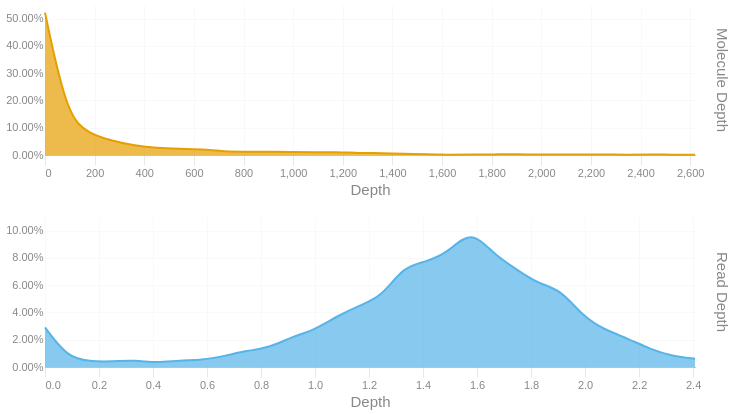

Here is the notebook cell this chart was saved with:
### Code cell
readdep = depth_hist(tb['Read Depth'], q99, 3)
readdep = readdep.with_columns(pl.lit('Read Depth').alias('Metric'))
if not SKIPLR:
    moldep = depth_hist(tb['Molecule Depth'], mol_q99, 1)
    moldep = moldep.with_columns(pl.lit('Molecule Depth').alias('Metric'))
    _hist = pl.concat([readdep, moldep])
    _hist = _hist.filter(pl.col('Proportion') != 0)
    with SafeRender(_hist):
        (
            alt.Chart(_hist)        
            .mark_area(interpolate = "basis")
            .encode(
                x=alt.X('Bin:Q').scale(domainMin=0).axis(alt.Axis(title='Depth')),
                y = alt.Y('Proportion:Q', title = None).axis(format = '.2%'),
                color = alt.Color('Metric:N').legend(None),
                row = alt.Row("Metric:N").header(title = None, labelOrient = 'right'),
                tooltip = [
                    alt.Tooltip("Metric:N", title = "Metric"),
                    alt.Tooltip('Interval:N', title = "Depth Interval"),
                    alt.Tooltip('Proportion:Q', title = "% Alignments").format('.2%')
                ]
            )
            .resolve_scale(x='independent', y='independent')
            .properties(
                height = 150, width = 650,
                usermeta={'embedOptions': {'downloadFileName': f'{samplename}.depth.hist'}}
            )
        ).display()
else:
    readdep = readdep.filter(pl.col('Proportion') != 0)
    with SafeRender(readdep):
        (
            alt.Chart(readdep)        
            .mark_area(interpolate = "basis")
            .encode(
                x=alt.X('Bin:Q').scale(domainMin=0).axis(alt.Axis(title='Depth')),
                y = alt.Y('Proportion:Q', title = None).axis(format = '.2%'),
                tooltip = [
                    alt.Tooltip('Interval:N', title = "Depth Interval"),
                    alt.Tooltip('Proportion:Q', title = "% Alignments").format('.2%')
                ]
            )
            .properties(
                usermeta={'embedOptions': {'downloadFileName': f'{samplename}.depth.hist'}}
            )
        ).display()

### Figure 1 — Vega-Lite specification as saved in the notebook (floating-point values rounded to 4 significant figures)
{"width": 650, "height": 150, "config": {"title": {"anchor": "start", "dy": -15, "fontSize": 18, "color": "#888888", "subtitleColor": "#888888", "subtitleFontSize": 14}, "arc": {"fill": "#0072B2"}, "axis": {"domainColor": "#888888", "domainWidth": 0.5, "gridWidth": 0.2, "grid": false, "titleFontWeight": 400, "titleFontSize": 15, "labelFontSize": 11, "labelColor": "#888888", "tickColor": "#888888", "tickWidth": 0.2, "titleColor": "#888888"}, "axisBand": {"grid": false}, "axisX": {"grid": true, "tickSize": 10, "domainCap": "round"}, "axisY": {"domain": false, "grid": true, "tickSize": 0, "domainCap": "round"}, "background": "transparent", "header": {"labelFontSize": 15, "labelColor": "#888888", "titleFontSize": 15, "titleFontWeight": 600, "titleColor": "#888888"}, "legend": {"labelFont": "sans-serif", "labelFontSize": 12, "labelColor": "#888888", "symbolSize": 100, "symbolType": "circle", "titleFontSize": 12, "titlePadding": 10, "titleColor": "#888888", "title": null}, "range": {"category": ["#E69F00", "#56B4E9", "#009E73", "#F0E442", "#0072B2", "#D55E00", "#CC79A7", "#000000"], "diverging": ["#cfe8f3", "#a2d4ec", "#73bfe2", "#46abdb", "#1696d2", "#12719e"]}, "area": {"fill": "#0072B2", "fillOpacity": 0.7, "line": true, "strokeOpacity": 0.7}, "line": {"color": "#0072B2", "stroke": "#0072B2", "strokeWidth": 2}, "trail": {"color": "#0072B2", "stroke": "#0072B2", "strokeWidth": 0, "size": 1}, "point": {"filled": true, "fillOpacity": 1.0, "size": 95}, "text": {"color": "#888888", "fontSize": 11, "align": "right", "fontWeight": 400, "size": 11}, "bar": {"fill": "#0072B2", "stroke": null}, "view": {"stroke": null, "continuousWidth": 660, "continuousHeight": 400}}, "data": {"name": "data-f348a6c30c8957fa9f2fc80988ae8fc1"}, "mark": {"type": "area", "interpolate": "basis"}, "encoding": {"color": {"field": "Metric", "legend": null, "type": "nominal"}, "row": {"field": "Metric", "header": {"title": null, "labelOrient": "right"}, "type": "nominal"}, "tooltip": [{"field": "Metric", "title": "Metric", "type": "nominal"}, {"field": "Interval", "title": "Depth Interval", "type": "nominal"}, {"field": "Proportion", "format": ".2%", "title": "% Alignments", "type": "quantitative"}], "x": {"axis": {"title": "Depth"}, "field": "Bin", "scale": {"domainMin": 0}, "type": "quantitative"}, "y": {"axis": {"format": ".2%"}, "field": "Proportion", "title": null, "type": "quantitative"}}, "resolve": {"scale": {"x": "independent", "y": "independent"}}, "usermeta": {"embedOptions": {"downloadFileName": "S1_Tusket_001.depth.hist"}}, "$schema": "https://vega.github.io/schema/vega-lite/v6.1.0.json", "datasets": {"data-f348a6c30c8957fa9f2fc80988ae8fc1": [{"Bin": 0.0, "Interval": "0.0-0.083", "Proportion": 0.029, "Metric": "Read Depth"}, {"Bin": 0.083, "Interval": "0.083-0.166", "Proportion": 0.007, "Metric": "Read Depth"}, {"Bin": 0.166, "Interval": "0.166-0.249", "Proportion": 0.004, "Metric": "Read Depth"}, {"Bin": 0.249, "Interval": "0.249-0.332", "Proportion": 0.004, "Metric": "Read Depth"}, {"Bin": 0.332, "Interval": "0.332-0.415", "Proportion": 0.005, "Metric": "Read Depth"}, {"Bin": 0.415, "Interval": "0.415-0.498", "Proportion": 0.003, "Metric": "Read Depth"}, {"Bin": 0.498, "Interval": "0.498-0.581", "Proportion": 0.005, "Metric": "Read Depth"}, {"Bin": 0.581, "Interval": "0.581-0.664", "Proportion": 0.005, "Metric": "Read Depth"}, {"Bin": 0.664, "Interval": "0.664-0.747", "Proportion": 0.008, "Metric": "Read Depth"}, {"Bin": 0.747, "Interval": "0.747-0.83", "Proportion": 0.012, "Metric": "Read Depth"}, {"Bin": 0.83, "Interval": "0.83-0.913", "Proportion": 0.014, "Metric": "Read Depth"}, {"Bin": 0.913, "Interval": "0.913-0.996", "Proportion": 0.022, "Metric": "Read Depth"}, {"Bin": 0.996, "Interval": "0.996-1.079", "Proportion": 0.027, "Metric": "Read Depth"}, {"Bin": 1.079, "Interval": "1.079-1.162", "Proportion": 0.037, "Metric": "Read Depth"}, {"Bin": 1.162, "Interval": "1.162-1.245", "Proportion": 0.045, "Metric": "Read Depth"}, {"Bin": 1.245, "Interval": "1.245-1.328", "Proportion": 0.051, "Metric": "Read Depth"}, {"Bin": 1.328, "Interval": "1.328-1.411", "Proportion": 0.074, "Metric": "Read Depth"}, {"Bin": 1.411, "Interval": "1.411-1.494", "Proportion": 0.077, "Metric": "Read Depth"}, {"Bin": 1.494, "Interval": "1.494-1.577", "Proportion": 0.084, "Metric": "Read Depth"}, {"Bin": 1.577, "Interval": "1.577-1.66", "Proportion": 0.101, "Metric": "Read Depth"}, {"Bin": 1.66, "Interval": "1.66-1.743", "Proportion": 0.083, "Metric": "Read Depth"}, {"Bin": 1.743, "Interval": "1.743-1.826", "Proportion": 0.072, "Metric": "Read Depth"}, {"Bin": 1.826, "Interval": "1.826-1.909", "Proportion": 0.061, "Metric": "Read Depth"}, {"Bin": 1.909, "Interval": "1.909-1.992", "Proportion": 0.057, "Metric": "Read Depth"}, {"Bin": 1.992, "Interval": "1.992-2.075", "Proportion": 0.037, "Metric": "Read Depth"}, {"Bin": 2.075, "Interval": "2.075-2.158", "Proportion": 0.027, "Metric": "Read Depth"}, {"Bin": 2.158, "Interval": "2.158-2.241", "Proportion": 0.021, "Metric": "Read Depth"}, {"Bin": 2.241, "Interval": "2.241-2.324", "Proportion": 0.013, "Metric": "Read Depth"}, {"Bin": 2.324, "Interval": "2.324-2.407", "Proportion": 0.008, "Metric": "Read Depth"}, {"Bin": 2.407, "Interval": "2.407-2.49", "Proportion": 0.006, "Metric": "Read Depth"}, {"Bin": 0.0, "Interval": "0.0-90.3", "Proportion": 0.522, "Metric": "Molecule Depth"}, {"Bin": 90.3, "Interval": "90.3-180.7", "Proportion": 0.136, "Metric": "Molecule Depth"}, {"Bin": 180.7, "Interval": "180.7-271.0", "Proportion": 0.078, "Metric": "Molecule Depth"}, {"Bin": 271.0, "Interval": "271.0-361.3", "Proportion": 0.052, "Metric": "Molecule Depth"}, {"Bin": 361.3, "Interval": "361.3-451.6", "Proportion": 0.034, "Metric": "Molecule Depth"}, {"Bin": 451.6, "Interval": "451.6-542.0", "Proportion": 0.025, "Metric": "Molecule Depth"}, {"Bin": 542.0, "Interval": "542.0-632.3", "Proportion": 0.023, "Metric": "Molecule Depth"}, {"Bin": 632.3, "Interval": "632.3-722.6", "Proportion": 0.021, "Metric": "Molecule Depth"}, {"Bin": 722.6, "Interval": "722.6-812.9", "Proportion": 0.013, "Metric": "Molecule Depth"}, {"Bin": 812.9, "Interval": "812.9-903.3", "Proportion": 0.012, "Metric": "Molecule Depth"}, {"Bin": 903.3, "Interval": "903.3-993.6", "Proportion": 0.012, "Metric": "Molecule Depth"}, {"Bin": 993.6, "Interval": "993.6-1083.9", "Proportion": 0.011, "Metric": "Molecule Depth"}, {"Bin": 1084.0, "Interval": "1083.9-1174.3", "Proportion": 0.01, "Metric": "Molecule Depth"}, {"Bin": 1174.0, "Interval": "1174.3-1264.6", "Proportion": 0.011, "Metric": "Molecule Depth"}, {"Bin": 1265.0, "Interval": "1264.6-1354.9", "Proportion": 0.007, "Metric": "Molecule Depth"}, {"Bin": 1355.0, "Interval": "1354.9-1445.2", "Proportion": 0.007, "Metric": "Molecule Depth"}, {"Bin": 1445.0, "Interval": "1445.2-1535.6", "Proportion": 0.005, "Metric": "Molecule Depth"}, {"Bin": 1536.0, "Interval": "1535.6-1625.9", "Proportion": 0.002, "Metric": "Molecule Depth"}, {"Bin": 1626.0, "Interval": "1625.9-1716.2", "Proportion": 0.001, "Metric": "Molecule Depth"}, {"Bin": 1716.0, "Interval": "1716.2-1806.6", "Proportion": 0.002, "Metric": "Molecule Depth"}, {"Bin": 1807.0, "Interval": "1806.6-1896.9", "Proportion": 0.002, "Metric": "Molecule Depth"}, {"Bin": 1897.0, "Interval": "1896.9-1987.2", "Proportion": 0.003, "Metric": "Molecule Depth"}, {"Bin": 1987.0, "Interval": "1987.2-2077.5", "Proportion": 0.001, "Metric": "Molecule Depth"}, {"Bin": 2078.0, "Interval": "2077.5-2167.9", "Proportion": 0.002, "Metric": "Molecule Depth"}, {"Bin": 2168.0, "Interval": "2167.9-2258.2", "Proportion": 0.002, "Metric": "Molecule Depth"}, {"Bin": 2258.0, "Interval": "2258.2-2348.5", "Proportion": 0.002, "Metric": "Molecule Depth"}, {"Bin": 2348.0, "Interval": "2348.5-2438.8", "Proportion": 0.001, "Metric": "Molecule Depth"}, {"Bin": 2439.0, "Interval": "2438.8-2529.2", "Proportion": 0.002, "Metric": "Molecule Depth"}, {"Bin": 2529.0, "Interval": "2529.2-2619.5", "Proportion": 0.001, "Metric": "Molecule Depth"}, {"Bin": 2620.0, "Interval": "2619.5-2709.83", "Proportion": 0.001, "Metric": "Molecule Depth"}]}}
